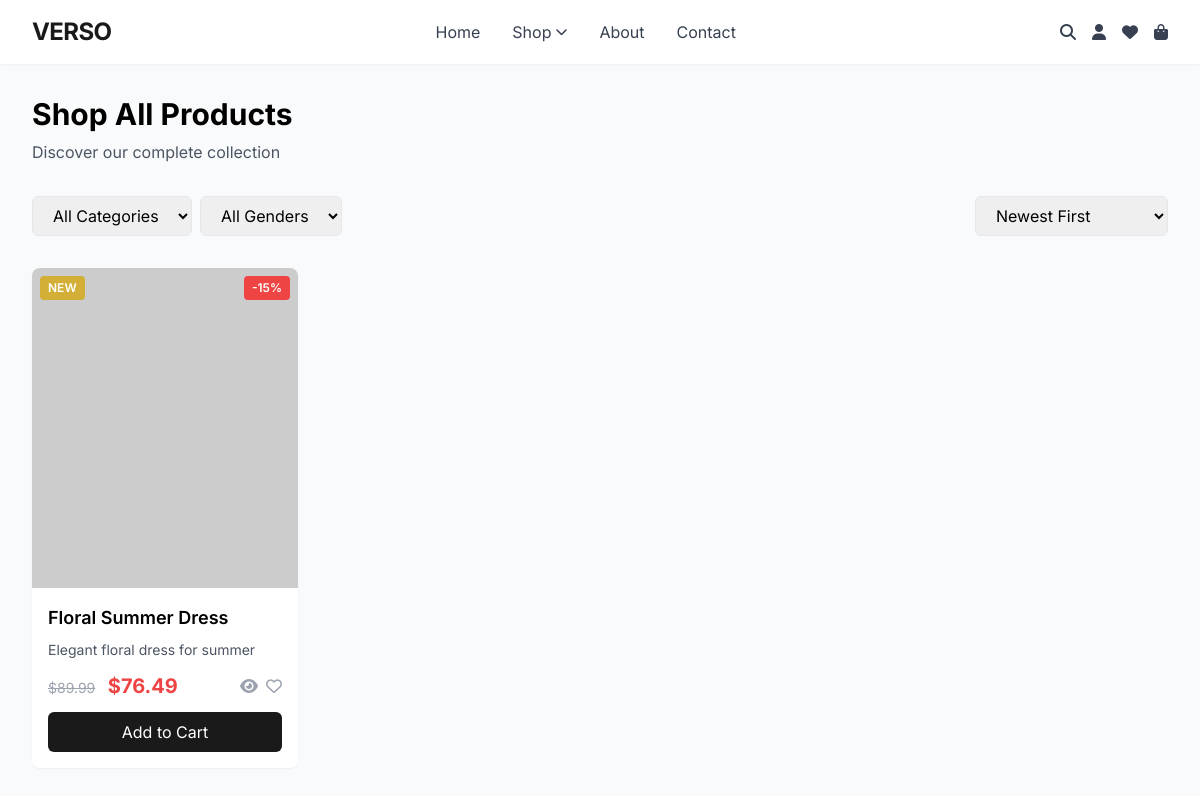
Page /products/category/dresses/ on the committed database.
### products/models.py (models this page shows, shortened)
class Product(models.Model):
    GENDER_CHOICES = [
        ('unisex', 'Unisex'),
        ('male', 'Male'),
        ('female', 'Female'),
        ('kids', 'Kids'),
    ]
    id = models.UUIDField(primary_key=True, default=uuid.uuid4, editable=False)
    name = models.CharField(max_length=200)
    slug = models.SlugField(max_length=200, unique=True, blank=True)
    sku = models.CharField(max_length=50, unique=True)
    description = models.TextField()
    short_description = models.TextField(max_length=500, blank=True)
    category = models.ForeignKey(Category, on_delete=models.SET_NULL, null=True, related_name='products')
    brand = models.ForeignKey(Brand, on_delete=models.SET_NULL, null=True, blank=True, related_name='products')
    gender = models.CharField(max_length=10, choices=GENDER_CHOICES, default='unisex')
    base_price = models.DecimalField(max_digits=10, decimal_places=2, validators=[MinValueValidator(0)])
    discount_percentage = models.DecimalField(
        max_digits=5, decimal_places=2, default=0,
        validators=[MinValueValidator(0), MaxValueValidator(100)]
    )
    discount_amount = models.DecimalField(max_digits=10, decimal_places=2, default=0, validators=[MinValueValidator(0)])
    total_stock = models.IntegerField(default=0, validators=[MinValueValidator(0)])
    low_stock_threshold = models.IntegerField(default=10, validators=[MinValueValidator(0)])
    features = models.JSONField(default=list, blank=True)
    care_instructions = models.TextField(blank=True)
    material = models.CharField(max_length=200, blank=True)
    meta_title = models.CharField(max_length=200, blank=True)
    meta_description = models.TextField(max_length=500, blank=True)
    meta_keywords = models.CharField(max_length=500, blank=True)
    is_active = models.BooleanField(default=True)
    is_featured = models.BooleanField(default=False)
    views_count = models.IntegerField(default=0)
    sales_count = models.IntegerField(default=0)
    rating = models.DecimalField(max_digits=3, decimal_places=2, default=0, validators=[MinValueValidator(0), MaxValueValidator(5)])
    review_count = models.IntegerField(default=0)
    created_at = models.DateTimeField(auto_now_add=True)
    updated_at = models.DateTimeField(auto_now=True)
    created_by = models.ForeignKey(User, on_delete=models.SET_NULL, null=True, related_name='products_created')
    class Meta:
        ordering = ['-created_at']
    @property
    def current_price(self):
        if self.discount_percentage > 0:
            return self.base_price * (1 - self.discount_percentage / 100)
        elif self.discount_amount > 0:
            return max(self.base_price - self.discount_amount, 0)
        return self.base_price
    @property
    def is_new(self):
        from django.conf import settings
        days = getattr(settings, 'PRODUCT_NEW_DAYS', 7)
        return self.created_at >= timezone.now() - timedelta(days=days)
    @property
    def is_on_sale(self):
        return self.discount_percentage > 0 or self.discount_amount > 0

### products/views.py (the view)
# urls.py: path('category/<slug:slug>/', views.CategoryView.as_view(), name='category'),
class CategoryView(ProductListView):
    def get_queryset(self):
        self.category = get_object_or_404(Category, slug=self.kwargs['slug'])
        queryset = Product.objects.filter(
            is_active=True,
            category=self.category
        )
        return queryset
    def get_context_data(self, **kwargs):
        context = super().get_context_data(**kwargs)
        context['category'] = self.category
        return context

### accounts/context_processors.py (called while the page is built)
def site_info(request):
    return {
        'SITE_NAME': getattr(settings, 'SITE_NAME', 'Verso Store'),
        'SITE_DOMAIN': getattr(settings, 'SITE_DOMAIN', 'localhost:8000'),
        'MAPBOX_TOKEN': getattr(settings, 'MAPBOX_TOKEN', ''),
        'STRIPE_PUBLIC_KEY': getattr(settings, 'STRIPE_PUBLIC_KEY', ''),
    }

### orders/context_processors.py (called while the page is built)
def cart_items(request):
    cart = None
    cart_count = 0
    if request.user.is_authenticated:
        cart = Cart.objects.filter(user=request.user).first()
    elif request.session.session_key:
        cart = Cart.objects.filter(session_key=request.session.session_key).first()
    if cart:
        cart_count = cart.total_items
    return {
        'cart': cart,
        'cart_count': cart_count,
    }

### products/views.py (called while the page is built)
    def get_context_data(self, **kwargs):
        context = super().get_context_data(**kwargs)
        context['categories'] = Category.objects.filter(is_active=True)
        context['current_category'] = self.request.GET.get('category')
        context['current_sort'] = self.request.GET.get('sort', '-created_at')
        return context

### templates/products/list.html (shortened to what this page needs)
{% extends 'base.html' %}
{% block content %}
<div class="max-w-7xl mx-auto px-4 sm:px-6 lg:px-8 py-8">
    <div class="mb-8">
        <h1 class="text-3xl font-bold">Shop All Products</h1>
        <p class="text-gray-600 mt-2">Discover our complete collection</p>
    </div>
    <div class="flex flex-col md:flex-row justify-between mb-8">
        <div class="flex flex-wrap gap-2 mb-4 md:mb-0">
            <select class="px-4 py-2 border rounded-md" onchange="filterProducts(this)">
                <option value="">All Categories</option>
            </select>
            <select class="px-4 py-2 border rounded-md" onchange="filterByGender(this)">
                <option value="">All Genders</option>
            </select>
        </div>
        <div>
            <select class="px-4 py-2 border rounded-md" onchange="sortProducts(this)">
                <option value="-created_at" {% if current_sort == '-created_at' %}selected{% endif %}>Newest First</option>
            </select>
        </div>
    </div>
    <div class="grid grid-cols-1 md:grid-cols-3 lg:grid-cols-4 gap-6">
        {% for product in products %}
        <div class="product-card bg-white rounded-lg shadow-sm overflow-hidden">
            <a href="{% url 'products:detail' product.slug %}" class="block relative">
                {% if product.is_new %}
                <span class="absolute top-2 left-2 bg-accent text-white text-xs font-semibold px-2 py-1 rounded z-10">NEW</span>
                {% endif %}
                {% if product.is_on_sale %}
                <span class="absolute top-2 right-2 bg-danger text-white text-xs font-semibold px-2 py-1 rounded z-10">-{{ product.discount_percentage|floatformat:0 }}%</span>
                {% endif %}
                <div class="aspect-w-3 aspect-h-4">
                    <img src="https://via.placeholder.com/300x400" alt="{{ product.name }}" class="w-full h-80 object-cover hover:scale-105 transition-transform duration-300">
                </div>
            </a>
            <div class="p-4">
                <h3 class="font-semibold text-lg mb-2">
                    <a href="{% url 'products:detail' product.slug %}" class="hover:text-accent transition-colors">
                        {{ product.name }}
                    </a>
                </h3>
                <p class="text-sm text-gray-600 mb-3">{{ product.short_description|truncatewords:10 }}</p>
                <div class="flex items-center justify-between mb-3">
                    <div>
                        {% if product.is_on_sale %}
                        <span class="text-gray-400 line-through text-sm">${{ product.base_price }}</span>
                        <span class="text-xl font-bold text-danger ml-2">${{ product.current_price|floatformat:2 }}</span>
                        {% else %}
                        <span class="text-xl font-bold">${{ product.base_price }}</span>
                        {% endif %}
                    </div>
                    <div class="flex space-x-2">
                        <button onclick="quickView('{{ product.id }}')" class="text-gray-400 hover:text-primary transition-colors">
                            <i class="fas fa-eye"></i>
                        </button>
                        <button onclick="addToWishlist('{{ product.id }}')" class="text-gray-400 hover:text-danger transition-colors">
                            <i class="far fa-heart"></i>
                        </button>
                    </div>
                </div>
                <button onclick="addToCart('{{ product.id }}')" class="w-full bg-primary text-white py-2 rounded-md hover:bg-accent transition-colors">
                    Add to Cart
                </button>
            </div>
        </div>
        {% empty %}
        <div class="col-span-full text-center py-12">
            <p class="text-gray-500">No products found matching your criteria.</p>
        </div>
        {% endfor %}
    </div>
</div>
{% endblock %}

### templates/base.html (style rules this page uses)
body { font-family: 'Inter', sans-serif; }
html { scroll-behavior: smooth; }
.product-card { transition: all 0.3s ease; }

### rows in the picture
Product: shows "NEW", discount_percentage "15", name "Floral Summer Dress", short_description "Elegant floral dress for summer", base_price "89.99", current_price "76.49"
